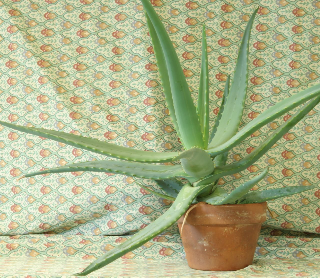
#> input picture ch3/3.2/aloeL.png, 320 x 278 px
$ python addWeighted.py
#> lines starting #> are read from the running program, lines starting #| are printed output that depends on the picture
import cv2

#画像ファイル読み込み
src1 = cv2.imread('aloeL.png', cv2.IMREAD_COLOR)
#> src1 is the input picture: shape (278, 320, 3); mean B, G, R 136.9, 177.4, 171.4
src2 = cv2.imread('aloeR.png', cv2.IMREAD_COLOR)
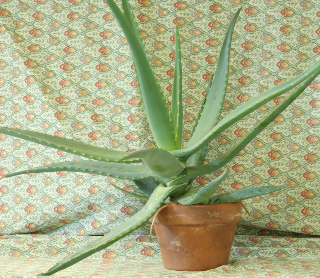
#> input picture ch3/3.2/aloeR.png, 320 x 278 px
#> src2 is the input picture: shape (278, 320, 3); mean B, G, R 134.4, 174.4, 168.2

alpha = 0.5
beta = 0.5
gamma = 0.0

#ピクセルごとの重み付け合成
dst = cv2.addWeighted(src1, alpha, src2, beta, gamma)
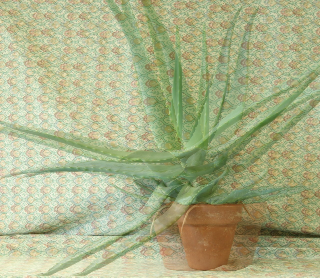
#> dst: shape (278, 320, 3); mean B, G, R 135.6, 175.9, 169.8

cv2.imshow('dst', dst)
cv2.imshow('src1', src1)
cv2.imshow('src2', src2)
cv2.waitKey(0)
cv2.destroyAllWindows
